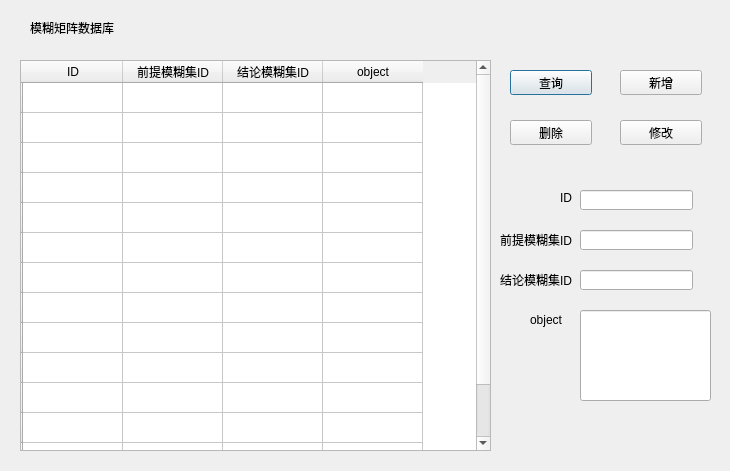
<?xml version="1.0" encoding="UTF-8"?>
<ui version="4.0">
 <class>Dialog9</class>
 <widget class="QDialog" name="Dialog9">
  <property name="geometry">
   <rect>
    <x>0</x>
    <y>0</y>
    <width>730</width>
    <height>471</height>
   </rect>
  </property>
  <property name="windowTitle">
   <string>模糊矩阵数据库</string>
  </property>
  <widget class="QTableWidget" name="tableWidget">
   <property name="geometry">
    <rect>
     <x>20</x>
     <y>60</y>
     <width>471</width>
     <height>391</height>
    </rect>
   </property>
   <row>
    <property name="text">
     <string/>
    </property>
   </row>
   <row>
    <property name="text">
     <string/>
    </property>
   </row>
   <row>
    <property name="text">
     <string/>
    </property>
   </row>
   <row>
    <property name="text">
     <string/>
    </property>
   </row>
   <row>
    <property name="text">
     <string/>
    </property>
   </row>
   <row>
    <property name="text">
     <string/>
    </property>
   </row>
   <row>
    <property name="text">
     <string/>
    </property>
   </row>
   <row>
    <property name="text">
     <string/>
    </property>
   </row>
   <row>
    <property name="text">
     <string/>
    </property>
   </row>
   <row>
    <property name="text">
     <string/>
    </property>
   </row>
   <row>
    <property name="text">
     <string/>
    </property>
   </row>
   <row>
    <property name="text">
     <string/>
    </property>
   </row>
   <row>
    <property name="text">
     <string/>
    </property>
   </row>
   <row>
    <property name="text">
     <string/>
    </property>
   </row>
   <column>
    <property name="text">
     <string>ID</string>
    </property>
   </column>
   <column>
    <property name="text">
     <string>前提模糊集ID</string>
    </property>
   </column>
   <column>
    <property name="text">
     <string>结论模糊集ID</string>
    </property>
   </column>
   <column>
    <property name="text">
     <string>object</string>
    </property>
   </column>
  </widget>
  <widget class="QLabel" name="label">
   <property name="geometry">
    <rect>
     <x>30</x>
     <y>20</y>
     <width>111</width>
     <height>16</height>
    </rect>
   </property>
   <property name="text">
    <string>模糊矩阵数据库</string>
   </property>
  </widget>
  <widget class="QPushButton" name="pushButton">
   <property name="geometry">
    <rect>
     <x>510</x>
     <y>70</y>
     <width>82</width>
     <height>25</height>
    </rect>
   </property>
   <property name="text">
    <string>查询</string>
   </property>
  </widget>
  <widget class="QPushButton" name="pushButton_2">
   <property name="geometry">
    <rect>
     <x>620</x>
     <y>70</y>
     <width>82</width>
     <height>25</height>
    </rect>
   </property>
   <property name="text">
    <string>新增</string>
   </property>
  </widget>
  <widget class="QPushButton" name="pushButton_3">
   <property name="geometry">
    <rect>
     <x>510</x>
     <y>120</y>
     <width>82</width>
     <height>25</height>
    </rect>
   </property>
   <property name="text">
    <string>删除</string>
   </property>
  </widget>
  <widget class="QPushButton" name="pushButton_4">
   <property name="geometry">
    <rect>
     <x>620</x>
     <y>120</y>
     <width>82</width>
     <height>25</height>
    </rect>
   </property>
   <property name="text">
    <string>修改</string>
   </property>
  </widget>
  <widget class="QLabel" name="label_2">
   <property name="geometry">
    <rect>
     <x>560</x>
     <y>190</y>
     <width>41</width>
     <height>16</height>
    </rect>
   </property>
   <property name="text">
    <string>ID</string>
   </property>
  </widget>
  <widget class="QLineEdit" name="lineEdit">
   <property name="geometry">
    <rect>
     <x>580</x>
     <y>190</y>
     <width>113</width>
     <height>20</height>
    </rect>
   </property>
  </widget>
  <widget class="QLineEdit" name="lineEdit_2">
   <property name="geometry">
    <rect>
     <x>580</x>
     <y>230</y>
     <width>113</width>
     <height>20</height>
    </rect>
   </property>
  </widget>
  <widget class="QLabel" name="label_3">
   <property name="geometry">
    <rect>
     <x>500</x>
     <y>230</y>
     <width>101</width>
     <height>20</height>
    </rect>
   </property>
   <property name="text">
    <string>前提模糊集ID</string>
   </property>
  </widget>
  <widget class="QLineEdit" name="lineEdit_3">
   <property name="geometry">
    <rect>
     <x>580</x>
     <y>270</y>
     <width>113</width>
     <height>20</height>
    </rect>
   </property>
  </widget>
  <widget class="QLabel" name="label_4">
   <property name="geometry">
    <rect>
     <x>500</x>
     <y>270</y>
     <width>101</width>
     <height>20</height>
    </rect>
   </property>
   <property name="text">
    <string>结论模糊集ID</string>
   </property>
  </widget>
  <widget class="QLineEdit" name="lineEdit_4">
   <property name="geometry">
    <rect>
     <x>580</x>
     <y>310</y>
     <width>131</width>
     <height>91</height>
    </rect>
   </property>
  </widget>
  <widget class="QLabel" name="label_5">
   <property name="geometry">
    <rect>
     <x>530</x>
     <y>310</y>
     <width>71</width>
     <height>20</height>
    </rect>
   </property>
   <property name="text">
    <string>object</string>
   </property>
  </widget>
 </widget>
 <resources/>
 <connections/>
</ui>
